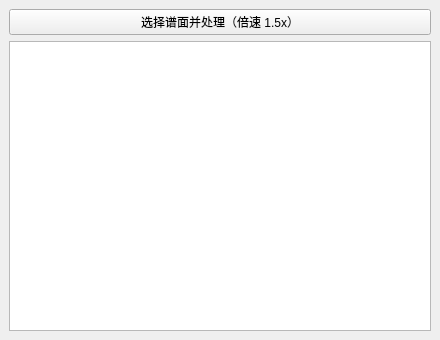
<?xml version="1.0" encoding="UTF-8"?>
<ui version="4.0">
 <class>MainWindow</class>
 <widget class="QMainWindow" name="MainWindow">
  <property name="geometry">
   <rect>
    <x>0</x>
    <y>0</y>
    <width>440</width>
    <height>340</height>
   </rect>
  </property>
  <property name="windowTitle">
   <string>OsuUtility</string>
  </property>
  <widget class="QWidget" name="centralwidget">
   <layout class="QVBoxLayout" name="verticalLayout">
    <item>
     <widget class="QPushButton" name="processButton">
      <property name="text">
       <string>选择谱面并处理（倍速 1.5x）</string>
      </property>
     </widget>
    </item>
    <item>
     <widget class="QPlainTextEdit" name="logView">
      <property name="readOnly">
       <bool>true</bool>
      </property>
     </widget>
    </item>
   </layout>
  </widget>
 </widget>
 <resources/>
 <connections/>
</ui>
